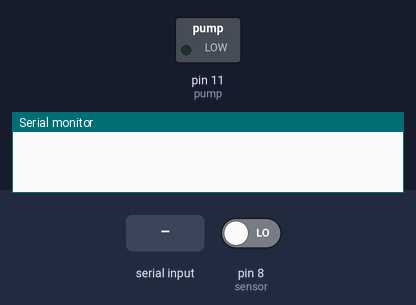
A sketch run on a simulated Arduino Uno, built with avr-gcc and run on an emulated ATmega328P. On the bench: switched loads named in the sketch (green lamp = pin HIGH), the last lines printed to the serial monitor. The inputs (shaded band) are chosen by the test bench; at power-on: pin 8 (sensor) LOW. The modem accepts every AT command (registered, SIM ready, sends succeed) and sends nothing else.

Above: at 1.3 s.
1.4 s: pin 8 (sensor) driven HIGH
At 2.6 s:
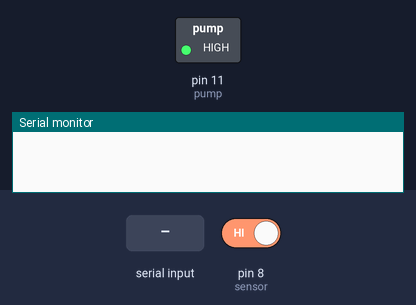
4.8 s: "s" received over the second serial link
At 9.2 s:
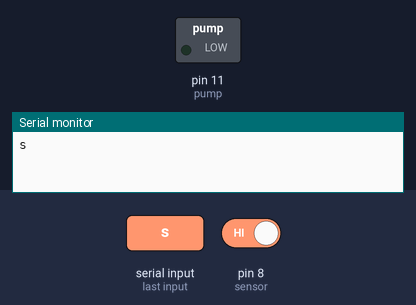
Timing chart, 0 to 14.5 s (numbered marks = the images above; inputs shaded):
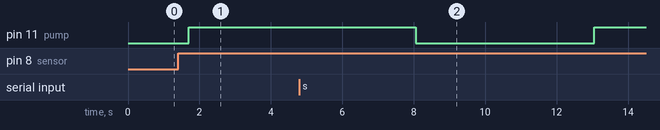

Measured:
- after the input at 1.4 s, pin 11 (pump): LOW → HIGH after 0.30 s
- after the input at 4.8 s, pin 11 (pump): HIGH → LOW after 3.3 s, → HIGH 5.0 s later

The sketch:

Automatic_Watering_System.ino
```cpp
/* Code Written by DPV TECHNOLOGY. WE have explained all the code in the grey comments.
we recommend you to go over the code, examine it, play with it, improve it and modify it according to your needs.
SUBSCRIBE DPV TECHNOLOGY:
https://www.youtube.com/dpvtechnology?sub_confirmation=1

*/

 #include <SoftwareSerial.h>

SoftwareSerial mySerial(2,3);
int received ='r';
int pump=11;
int val;
int motor_state=0;
String str;
void setup()
{
  mySerial.begin(9600);   // Setting the baud rate of GSM Module
  Serial.begin(9600);    // Setting the baud rate of Serial Monitor (Arduino)
  delay(100);
  pinMode(pump,OUTPUT);
  pinMode(8,INPUT);
}


void loop()
{
  val = digitalRead(8);  //Read data from soil moisture sensor
    if(val == HIGH) //HIGH
    {
      digitalWrite(11,HIGH);//LOW//if soil moisture sensor provides LOW value send LOW value to relay
    }
    else
    {
      digitalWrite(11,LOW);//HIGH //if soil moisture sensor provides HIGH value send HIGH value to relay
    }
    delay(400); //Wait for few second and then continue the loop.
  if (Serial.available()>0){
    motor_state=Serial.read();
  }
  if(motor_state=='1'){
    digitalWrite(pump,LOW);
    delay(5000);
    digitalWrite(pump,HIGH);
    delay(1000);
    Serial.print("Watered");
    motor_state=0;
  }

 if (mySerial.available()>0){
   //received=mySerial.read();
   //str=mySerial.readString();
   received=mySerial.read();
   Serial.write(received);
   switch(received)
  {
    case 's':
     mySerial.println("AT+CMGF=1");    //Sets the GSM Module in Text Mode
     delay(1000);  // Delay of 1 second
     mySerial.println("AT+CMGS=\"+91XXXXXXXXXX\"\r"); // Replace x with mobile number
     delay(1000);
     mySerial.print("Watered");// The SMS text you want to send
     delay(100);
     mySerial.println((char)26);// ASCII code of CTRL+Z for saying the end of sms to  the module
      delay(1000);
      received='n';
      digitalWrite(pump,LOW);
      delay(5000);
      digitalWrite(pump,HIGH);
      break;


    case 'r':
      mySerial.println("AT+CNMI=2,2,0,0,0"); // AT Command to receive a live SMS
      delay(1000);
      //Serial.println("Done");
      received='n';
      break;
  }
 }
}
```
